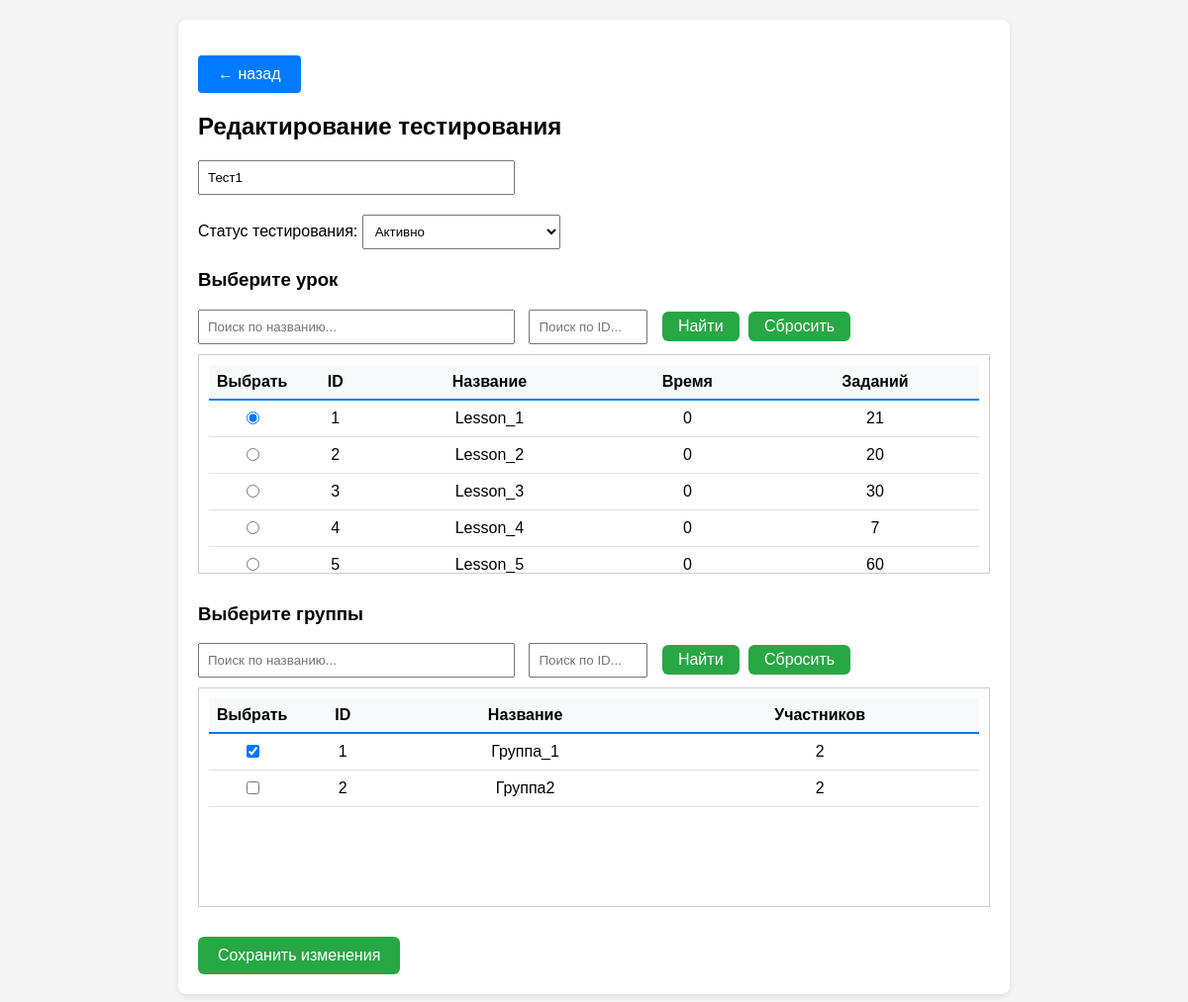
/dashboard/testing_management/testing_list/testing_edit/1 (signed in), run on an earlier commit of the app's database.
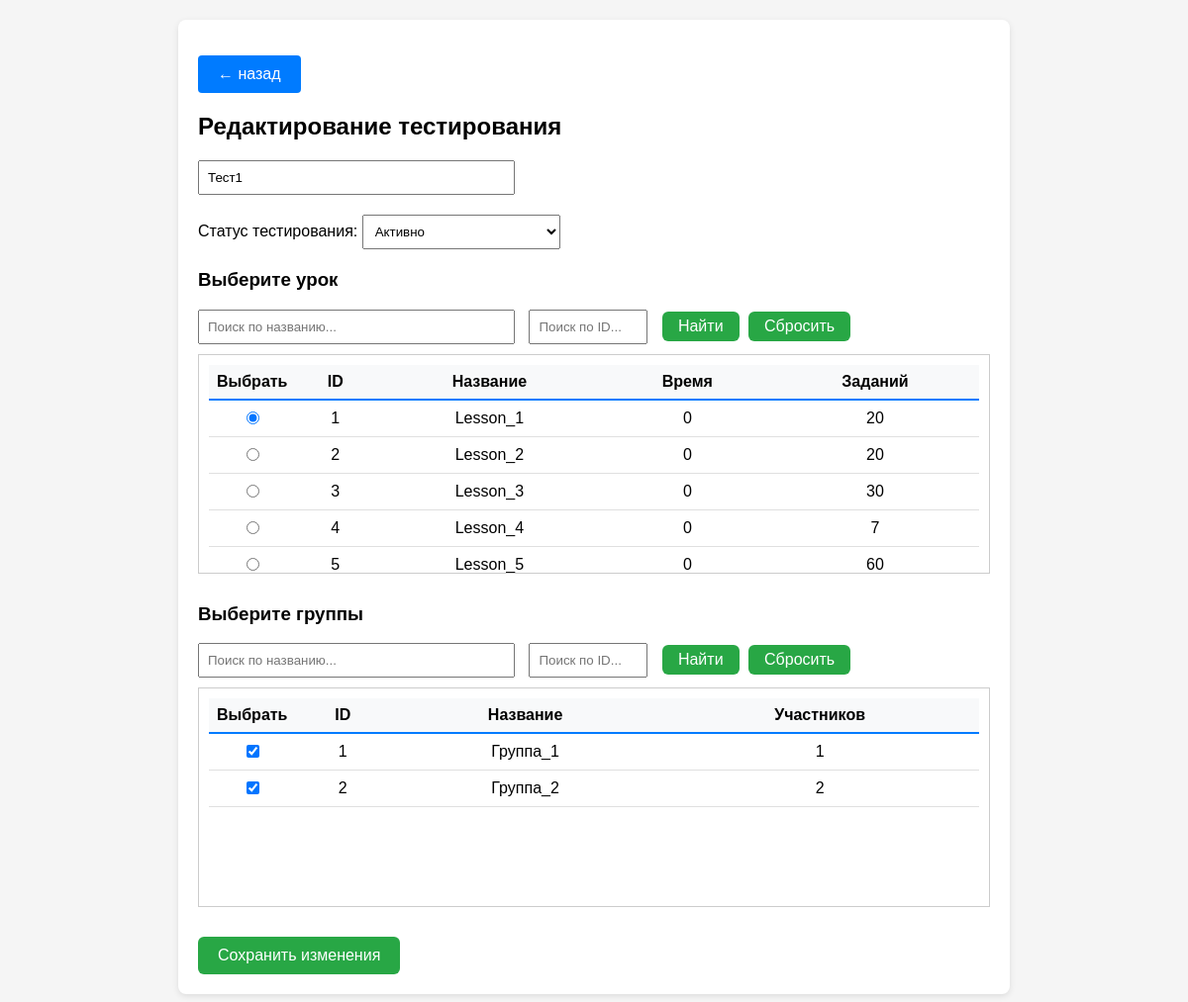
And on a later commit of the database.
### app.py (models this page shows, shortened)
class Lesson(db.Model):
    __tablename__ = 'Lessons'
    id = db.Column(db.Integer, primary_key=True)
    name = db.Column(db.String(64), unique=True, nullable=False)
    time = db.Column(db.Integer, nullable=False)
    price_correct = db.Column(db.Integer, default=1)
    price_wrong = db.Column(db.Integer, default=-1)
    questions = db.Column(db.JSON, nullable=False)

class Group(db.Model):
    __tablename__ = 'Groups'
    id = db.Column(db.Integer, primary_key=True)
    groupname = db.Column(db.String(64), unique=True, nullable=False)
    users = db.Column(db.JSON, nullable=False)

class Testing(db.Model):
    __tablename__ = 'Testings'
    id = db.Column(db.Integer, primary_key=True)
    name = db.Column(db.String(64), unique=True, nullable=False)
    status = db.Column(db.Boolean, nullable=False)
    lesson_id = db.Column(db.Integer, nullable=False)
    group_id = db.Column(db.JSON, nullable=False)

### app.py (the view, shortened to what this page needs)
@app.route('/dashboard/testing_management/testing_list/testing_edit/<int:testing_id>', methods=['GET','POST'])
def testing_edit(testing_id):
    if not check_privileges():
        return redirect(url_for('ErAuth'))
    testing = Testing.query.get_or_404(testing_id)
    if request.method == 'GET':
        lessons = Lesson.query.order_by(Lesson.id).all()
        groups = Group.query.order_by(Group.id).all()
        group_ids = testing.group_id
        lessons_dict = {lesson.id: lesson for lesson in lessons}
        testing_names = [t.name for t in Testing.query.order_by(Testing.name).all() if t.id != testing_id]
        return render_template(mgn + 'testing_edit.html',
                               testing=testing,
                               lessons=lessons,
                               groups=groups,
                               group_ids=group_ids,
                               lessons_dict=lessons_dict,
                               testing_names=testing_names)

### app.py (called while the page is built)
@login_manager.user_loader
def load_user(user_id):
    return User.query.get(int(user_id))

def check_privileges():
    curent_user = User.query.filter(
        User.username.ilike(
            session.get('curent_user')
        )
    ).first()
    print("DEBUD: curent user is",curent_user)
    print("DEBUG: curent user privileges -",curent_user.is_admin)
    if not curent_user or not curent_user.is_admin:
        return False
    else:
        return True

    def __repr__(self):
        return f'<User {self.username}>'

    @property
    def is_admin(self):
        return self.privileges

### templates/templateM/testing_edit.html (shortened to what the changed rows need)
{% extends 'base.html' %}
{% block content %}
<h2>Редактирование тестирования</h2>
<form id="testingForm" method="post">
    <div style="border: 1px solid #ccc; padding: 10px; height: 200px; overflow-y: auto; margin-bottom: 30px;">
        <table style="width: 100%;">
            <thead>
                <tr>
                    <th style="width: 50px;">Выбрать</th>
                    <th>ID</th>
                    <th>Название</th>
                    <th>Время</th>
                    <th>Заданий</th>
                </tr>
            </thead>
            <tbody id="lessonsTableBody">
                {% for l in lessons %}
                <tr class="lesson-select-row">
                    <td>
                        <input type="radio" name="lesson_id" class="lesson-radio" value="{{ l.id }}"
                               {% if testing.lesson_id == l.id %}checked{% endif %}>
                    </td>
                    <td>{{ l.id }}</td>
                    <td>{{ l.name }}</td>
                    <td>{{ l.time }}</td>
                    <td>{{ l.questions|length }}</td>
                </tr>
                {% endfor %}
            </tbody>
        </table>
    </div>
    <div style="border: 1px solid #ccc; padding: 10px; height: 200px; overflow-y: auto; margin-bottom: 30px;">
        <table style="width: 100%;">
            <thead>
                <tr>
                    <th style="width: 50px;">Выбрать</th>
                    <th>ID</th>
                    <th>Название</th>
                    <th>Участников</th>
                </tr>
            </thead>
            <tbody id="groupsTableBody">
                {% for g in groups %}
                <tr class="group-select-row">
                    <td>
                        <input type="checkbox" class="group-checkbox" value="{{ g.id }}"
                               {% if g.id in group_ids %}checked{% endif %}>
                    </td>
                    <td>{{ g.id }}</td>
                    <td>{{ g.groupname }}</td>
                    <td>{{ g.users|length }}</td>
                </tr>
                {% endfor %}
            </tbody>
        </table>
    </div>
</form>
{% endblock %}
{% set show_footer = False %}

What changed in the data, as far as the page shows it:
changed Lesson "Lesson_1": questions|length "21" → "20"
changed Group "Группа_1": users|length "2" → "1"
changed Group id 2: id "☐" → "☑"; groupname "Группа2" → "Группа_2"
